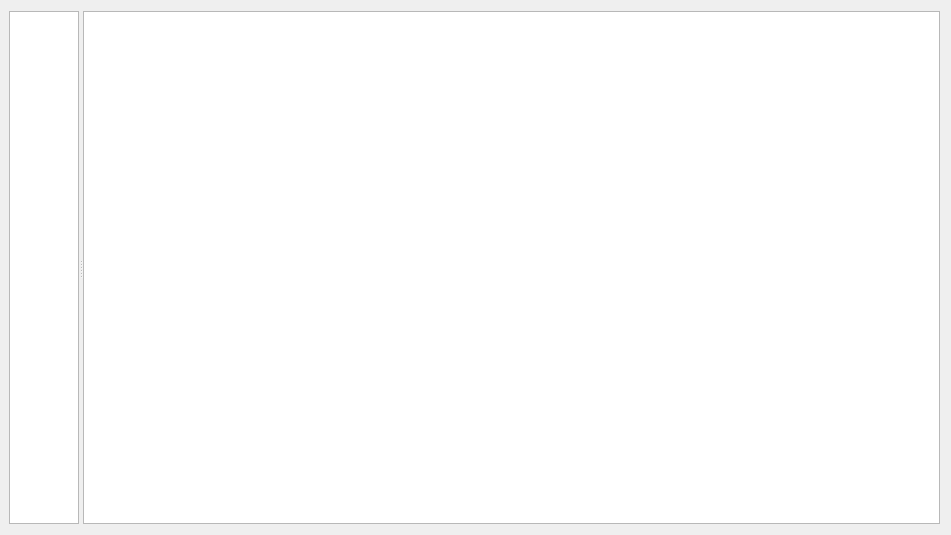
<?xml version="1.0" encoding="UTF-8"?>
<ui version="4.0">
 <class>ErrorsFilter</class>
 <widget class="QWidget" name="ErrorsFilter">
  <property name="geometry">
   <rect>
    <x>0</x>
    <y>0</y>
    <width>951</width>
    <height>535</height>
   </rect>
  </property>
  <property name="windowTitle">
   <string>Form</string>
  </property>
  <layout class="QVBoxLayout" name="verticalLayout">
   <property name="leftMargin">
    <number>9</number>
   </property>
   <item>
    <widget class="QSplitter" name="splitter">
     <property name="orientation">
      <enum>Qt::Horizontal</enum>
     </property>
     <widget class="QuickieWebBot::GridView" name="summaryGridView">
      <property name="sizeAdjustPolicy">
       <enum>QAbstractScrollArea::AdjustToContents</enum>
      </property>
      <property name="selectionMode">
       <enum>QAbstractItemView::SingleSelection</enum>
      </property>
      <property name="showGrid">
       <bool>false</bool>
      </property>
      <property name="gridStyle">
       <enum>Qt::NoPen</enum>
      </property>
      <attribute name="horizontalHeaderVisible">
       <bool>false</bool>
      </attribute>
      <attribute name="verticalHeaderVisible">
       <bool>false</bool>
      </attribute>
     </widget>
     <widget class="QuickieWebBot::GridView" name="summaryDetailsGridView"/>
    </widget>
   </item>
  </layout>
 </widget>
 <customwidgets>
  <customwidget>
   <class>QuickieWebBot::GridView</class>
   <extends>QTableView</extends>
   <header location="global">grid_view.h</header>
  </customwidget>
 </customwidgets>
 <resources/>
 <connections/>
</ui>
